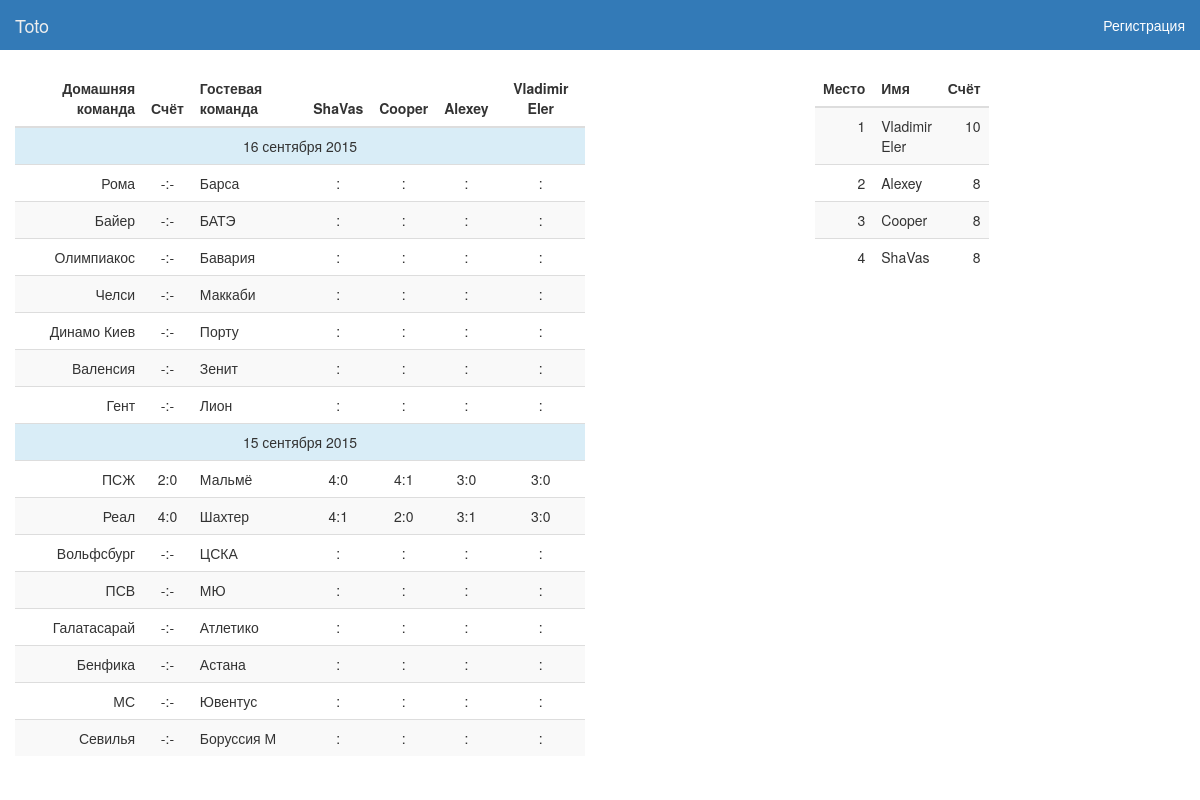
The app's page /statistics with its own data.
### server/models.py (models this page shows, shortened)
class User(db.Model):
    id = db.Column(db.Integer, primary_key=True)
    nickname = db.Column(db.String(64), index=True, unique=True)
    first_name = db.Column(db.String(64), index=True, unique=True)
    last_name = db.Column(db.String(64), index=True, unique=True)
    email = db.Column(db.String(120), index=True, unique=True)
    password = db.Column(db.String(120), index=True, unique=True)
    role = db.Column(db.String(10), default="USER")
    token = db.Column(db.String(64), index=True)

class Match(db.Model):
    id = db.Column(db.Integer, primary_key=True)
    tournament = db.Column(db.String(64), db.ForeignKey('tournament.id'), index=True)
    home_team = db.Column(db.String(64), index=True)
    away_team = db.Column(db.String(64), index=True)
    time_start = db.Column(db.DateTime, index=True)
    result = db.Column(db.Integer, index=True)
    home_team_score = db.Column(db.Integer, index=True)
    away_team_score = db.Column(db.Integer, index=True)

class Bet(db.Model):
    id = db.Column(db.Integer, primary_key=True)
    user_id = db.Column(db.Integer, db.ForeignKey('user.id'), index=True)
    match_id = db.Column(db.Integer, db.ForeignKey('match.id'), index=True)
    home_team_score = db.Column(db.Integer, index=True)
    away_team_score = db.Column(db.Integer, index=True)
    points = db.Column(db.Integer, index=True)

### server/views.py (the view)
@app.route('/statistics', methods=['GET', 'POST'])
def statistics():
    users, match_user_bet = get_past_matches_and_bets_by_tournament("UCL2015")
    rating_table = get_points_of_users_by_tournament("UCL2015")
    return render_template('statistics.html', users=users, matches_data=match_user_bet, rating_table=rating_table)

### server/dao/bet_dao.py (called while the page is built)
def get_points_of_users_by_tournament(tournament_id):
    return db.session.query(User, func.sum(Bet.points).label("points"), Match)\
        .outerjoin(Bet, Bet.user_id == User.id)\
        .outerjoin(Match, Bet.match_id == Match.id)\
        .filter(Match.tournament == tournament_id)\
        .group_by(Bet.user_id)\
        .order_by(func.sum(Bet.points).desc())\
        .all()

### templates/statistics.html (shortened to what this page needs)
<!DOCTYPE html>
<html lang="ru">
<head>
    <link rel="stylesheet" type="text/css" href="/static/libs/bootstrap/css/bootstrap.css">
    <link rel="stylesheet" href="/static/css/header.css">
</head>
<body>
    {% include 'header.html' %}
    <div class="container-fluid">
        <div class="row">
            <div class="col-xs-6">
                <table class="table table-striped">
                    <thead>
                        <tr>
                            <th class="text-right">Домашняя команда</th>
                            <th class="text-center">Счёт</th>
                            <th>Гостевая команда</th>
                            {% for user in users %}
                            <th class="text-center">{{user.nickname}}</th>
                            {% endfor %}
                        </tr>
                    </thead>
                    {% for i in range(matches_data|length) %}
                    {% set match_data = matches_data[i] %}
                    {% if i == 0 or matches_data[i][0].time_start.day != matches_data[i-1][0].time_start.day %}
                        <tr class="text-center info">
                            <td class="get-normal-date-from-datetime" colspan="8">{{ match_data[0].time_start }}</td>
                        </tr>
                    {% endif %}
                    <tr>
                        <td class="text-right">{{match_data[0].home_team}}</td>
                        <td class="text-center">{{match_data[0].home_team_score if match_data[0].home_team_score is not none else "-"}}:{{match_data[0].away_team_score if match_data[0].away_team_score is not none else "-"}}</td>
                        <td>{{match_data[0].away_team}}</td>
                        {% for i in range(1, match_data|length) %}
                        <td class="text-center">{{match_data[i].home_team_score if match_data[i].home_team_score is not none else "-"}}:{{match_data[i].away_team_score if match_data[i].away_team_score is not none else "-"}}</td>
                        {% endfor %}
                    </tr>
                    {% endfor %}
                </table>
            </div>
            <div class="col-xs-2 col-xs-offset-2">
                <table class="table table-striped">
                    <thead>
                        <tr>
                            <th class="text-right">Место</th>
                            <th class="text-left">Имя</th>
                            <th class="text-right">Счёт</th>
                        </tr>
                    </thead>
                    {% for i in range(0, rating_table|length) %}
                    {% set row = rating_table[i] %}
                    <tr>
                        <td class="text-right">{{i + 1}}</td>
                        <td class="text-left">{{row.User.nickname}}</td>
                        <td class="text-right">{{row.points}}</td>
                    </tr>
                    {% endfor %}
                </table>
            </div>
        </div>
    </div>
</body>
</html>

### templates/header.html (shortened to what this page needs)
<nav class="navbar navbar-default navbar">
  <div class="container-fluid">
    <div class="navbar-header">
      <a class="navbar-brand" href="/">Toto</a>
    </div>
    {% if current_user.is_authenticated %}
        <div class="collapse navbar-collapse" id="bs-example-navbar-collapse-1">
             <ul class="nav navbar-nav">
                <li><a href="/home">Сделать ставку<span class="sr-only">(current)</span></a></li>
                <li><a href="/statistics">Статистика</a></li>
            </ul>
            <ul class="nav navbar-nav navbar-right">
                {% if current_user.role == 'ADMIN' %}
                    <li><a href="/admin">Добавить матч</a></li>
                    <li><a>|</a></li>
                    <li><a href="/addresult">Добавить результат матча</a></li>
                {% endif %}
                <li aria-label="Left Align">
                    <a href="/settings"><span class="glyphicon glyphicon-cog"></span></a>
                </li>
                <li>
                    <a href="/logout"><span class="glyphicon glyphicon-log-out"></span></a>
                </li>
            </ul>
        </div>
    {% else %}
        <ul class="nav navbar-nav navbar-right">
            <li><a href="/register">Регистрация</a></li>
        </ul>
    {% endif %}
  </div>
</nav>

### static/css/header.css (style rules this page uses)
.navbar-default { background-color: #337ab7; }
.navbar { border-radius: 0px; border: 0px; }
.nav.navbar-nav.navbar-right a { color: white; }
.navbar-default .navbar-nav > li > a { color: white; }
.navbar-default .navbar-brand { color: white; }

### records on screen
User: nickname "ShaVas", User.nickname "ShaVas"
User: nickname "Cooper", User.nickname "Cooper"
User: nickname "Alexey", User.nickname "Alexey"
User: nickname "Vladimir Eler", User.nickname "Vladimir Eler"
Match: home_team "Рома", home_team_score "-", away_team_score "-", away_team "Барса"
Match: home_team "Байер", home_team_score "-", away_team_score "-", away_team "БАТЭ"
Match: home_team "Олимпиакос", home_team_score "-", away_team_score "-", away_team "Бавария"
Match: home_team "Челси", home_team_score "-", away_team_score "-", away_team "Маккаби"
Match: home_team "Динамо Киев", home_team_score "-", away_team_score "-", away_team "Порту"
Match: home_team "Валенсия", home_team_score "-", away_team_score "-", away_team "Зенит"
Match: home_team "Гент", home_team_score "-", away_team_score "-", away_team "Лион"
Match: home_team "ПСЖ", home_team_score "2", away_team_score "0", away_team "Мальмё"
Bet: home_team_score "4", away_team_score "0"
Bet: home_team_score "4", away_team_score "1"
Bet: home_team_score "3", away_team_score "0"
Bet: home_team_score "3", away_team_score "0"
Match: home_team "Реал", home_team_score "4", away_team_score "0", away_team "Шахтер"
Bet: home_team_score "4", away_team_score "1"
Bet: home_team_score "2", away_team_score "0"
Bet: home_team_score "3", away_team_score "1"
Bet: home_team_score "3", away_team_score "0"
Match: home_team "Вольфсбург", home_team_score "-", away_team_score "-", away_team "ЦСКА"
Match: home_team "ПСВ", home_team_score "-", away_team_score "-", away_team "МЮ"
Match: home_team "Галатасарай", home_team_score "-", away_team_score "-", away_team "Атлетико"
Match: home_team "Бенфика", home_team_score "-", away_team_score "-", away_team "Астана"
Match: home_team "МС", home_team_score "-", away_team_score "-", away_team "Ювентус"
Match: home_team "Севилья", home_team_score "-", away_team_score "-", away_team "Боруссия М"

### other values on screen
{{ i + 1 }} "1" "2" "3" "4"
{{ row.points }} "10" "8" "8" "8"
